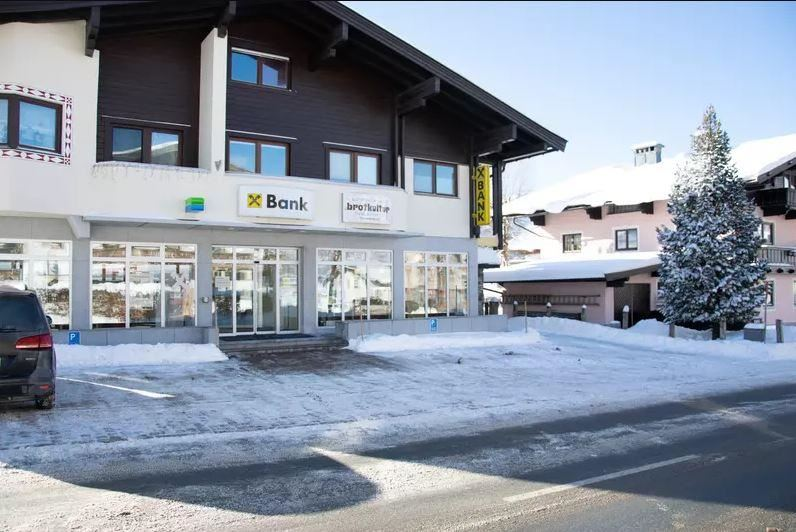
#> input picture digital_image_processing/notebooks/bank.jpeg, 796 x 532 px, found by its file name
$ jupyter execute spatial_filter.ipynb
#> lines starting #> are read from the running program, lines starting #| are printed output that depends on the picture; after the words box and inside, x2 and y2 are one past the last pixel; in counts of white or black regions, pixels touching at a corner belong together
<a href="https://colab.research.google.com/github/leinaxd/NOTES/blob/main/digital_image_processing/notebooks/spatial_filter.ipynb" target="_parent"></a>

[cell 1]
import matplotlib.pyplot as plt
import numpy as np
import urllib.request

[cell 2]
url = "https://github.com/leinaxd/NOTES/raw/main/digital_image_processing/notebooks/bank.jpeg"
with urllib.request.urlopen(url) as url:
    img = plt.imread(url, format='jpg')
#> img is the input picture: shape (532, 796, 3); mean R, G, B 137.7, 146.9, 160.7
plt.imshow(img)
plt.axis('off')

print(img.shape)
#| (532, 796, 3)

[cell 3]
r_mask = img[:, :, 0]
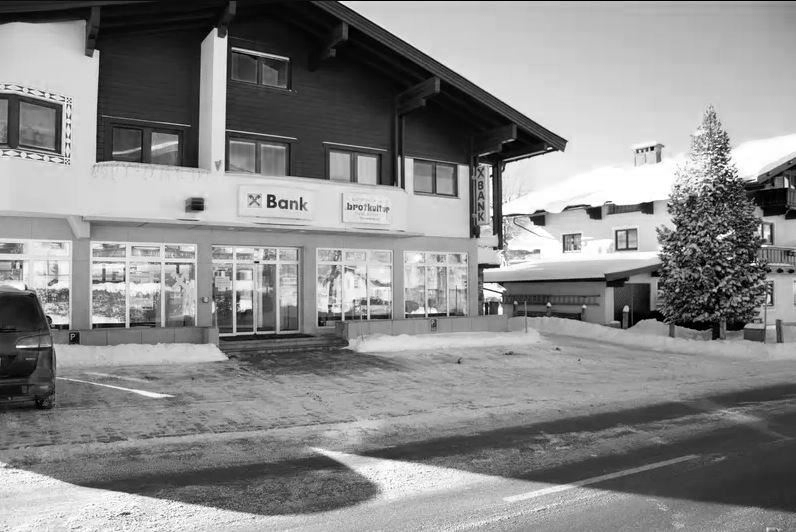
#> r_mask: shape (532, 796); min 0, max 255, mean 137.7
g_mask = img[:, :, 1]
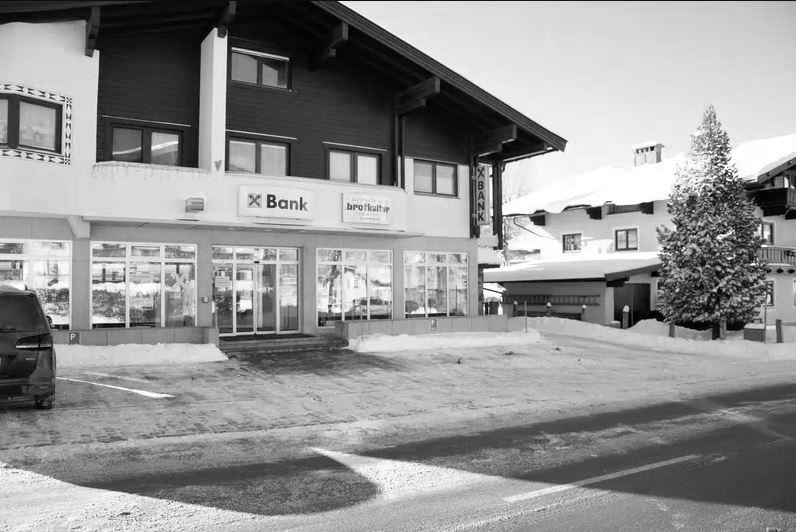
#> g_mask: shape (532, 796); min 0, max 255, mean 146.9
b_mask = img[:, :, 2]
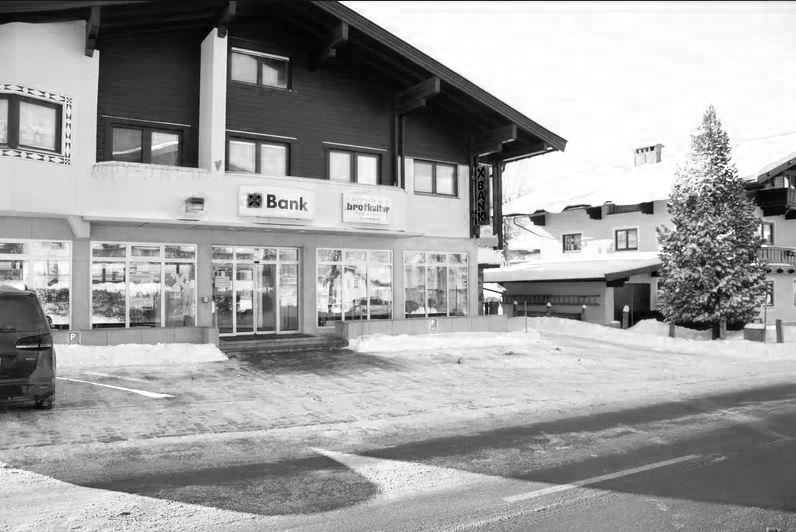
#> b_mask: shape (532, 796); min 0, max 255, mean 160.7

#turn image to gray
g_img = r_mask*0.2989 + g_mask*0.5870 + b_mask*0.1140 #gray
u_img = np.uint8(g_img) #unsigned

Apply filter

[cell 4]
F1 = np.array([[0, 0, 0], [0, 1, 0], [0, 0, 0]]) #Identity
F2 = np.array([[-1, -1, -1], [-1, 8, -1], [-1, -1, -1]]) #Edge detection
F3 = 1/9*np.array([[1, 1, 1], [1, 1, 1], [1, 1, 1]]) #Box blur
F4 = np.array([[0, -1, 0], [-1, 5, -1], [0, -1, 0]]) #Sharpen kernell
F5 = 1/256*np.array([[1, 4, 6, 4, 1], [4, 16, 24, 16, 4], [6, 24, 36, 24, 6], [4, 16, 24, 16, 4], [1, 4, 6, 4, 1]]) #Gaussian Filter

[cell 5]
import cv2
# F=F1
# F=F2
F=F3
# F=F4
# F=F5
new_img = cv2.filter2D(u_img, ddepth=-1, kernel=F)

plt.imshow(new_img, cmap='gray')
plt.axis('off');

AVG filltering & Threshold

[cell 6]
import cv2
F = np.ones((15,15))/225

new_img = cv2.filter2D(u_img, ddepth=-1, kernel=F)
plt.imshow(new_img, cmap='gray')
plt.axis('off');
plt.figure()
new_img = new_img > 150
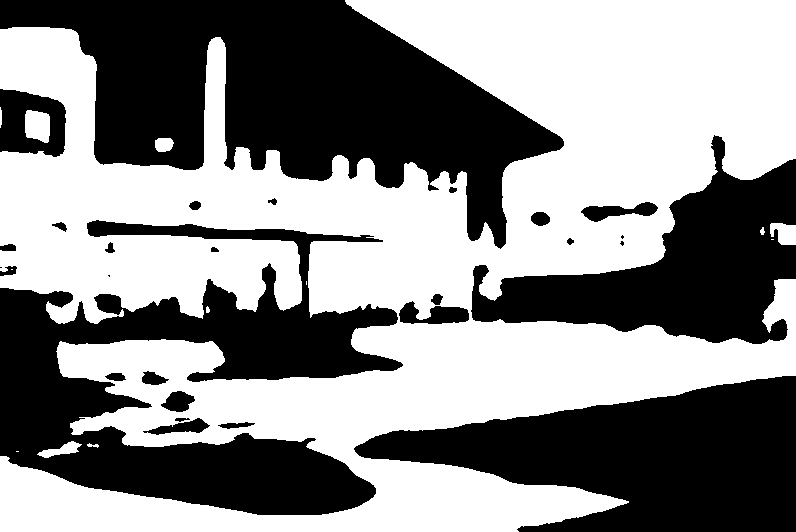
#> new_img: shape (532, 796) bool; 54.2% white; 28 black regions (4 under 20 px), largest, box (x1, y1, x2, y2) and area: (0, 0, 564, 249) 65550, (0, 220, 403, 515) 51721, (354, 376, 796, 532) 40683
plt.imshow(new_img, cmap='gray')
plt.axis('off');

Dif filtering & Threshold

[cell 7]
import cv2
F = np.array([[0, 1, 0], [1, -4, 1], [0, 1, 0]])

new_img = cv2.filter2D(u_img, ddepth=-1, kernel=F)
plt.imshow(new_img, cmap='gray')
plt.axis('off');
plt.figure()
new_img = new_img > 30
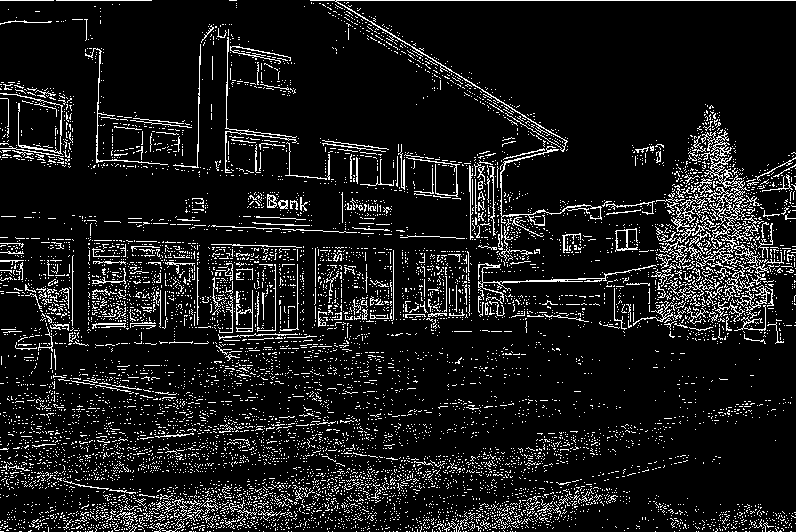
#> new_img: shape (532, 796) bool; 9.9% white in thin lines or dots
plt.imshow(new_img, cmap='gray')
plt.axis('off');

Enhance/sharpen

[cell 8]
import cv2
F = np.array([[0,0,0],[0,1,0],[0,0,0]]) - np.array([[0, 1, 0], [1, -4, 1], [0, 1, 0]])

new_img = cv2.filter2D(u_img, ddepth=-1, kernel=F)
plt.imshow(u_img, cmap='gray')
plt.axis('off');
plt.figure()
# new_img = new_img > 30
plt.imshow(new_img, cmap='gray')
plt.axis('off');

High pass filter

[cell 9]
import cv2
kernel_size = 3
F_id = np.array([[0,0,0],[0,1,0],[0,0,0]])
F_lp = np.ones((kernel_size,kernel_size))*1/kernel_size**2
F_hp = F_id - F_lp
# np.array([[0, 1, 0], [1, -4, 1], [0, 1, 0]])

new_img = cv2.filter2D(u_img, ddepth=-1, kernel=F_id)
plt.imshow(new_img, cmap='gray')
plt.title('id')
plt.axis('off');
plt.figure()
new_img = cv2.filter2D(u_img, ddepth=-1, kernel=F_lp)
plt.imshow(new_img, cmap='gray')
plt.title('low pass')
plt.axis('off');
plt.figure()
new_img = cv2.filter2D(u_img, ddepth=-1, kernel=F_hp)
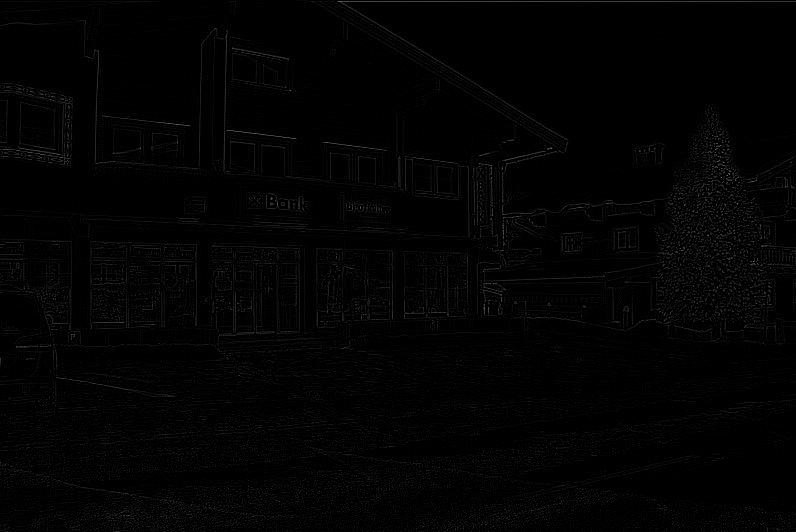
#> new_img: shape (532, 796); min 0, max 122, mean 2.8
plt.imshow(new_img, cmap='gray')
plt.title('high pass')
plt.axis('off');

Unsharp masking

[cell 10]
import cv2
kernel_size = 3
F_id = np.array([[0,0,0],[0,1,0],[0,0,0]])
F_lp = np.ones((kernel_size,kernel_size))*1/kernel_size**2
F_hp = F_id - F_lp
k = 10
F = F_id + k*F_hp

plt.figure(figsize=(15,10))
plt.subplot(1,2,1)
plt.imshow(u_img, cmap='gray')
plt.title('id')
plt.axis('off');
plt.subplot(1,2,2)
new_img = cv2.filter2D(u_img, ddepth=-1, kernel=F)
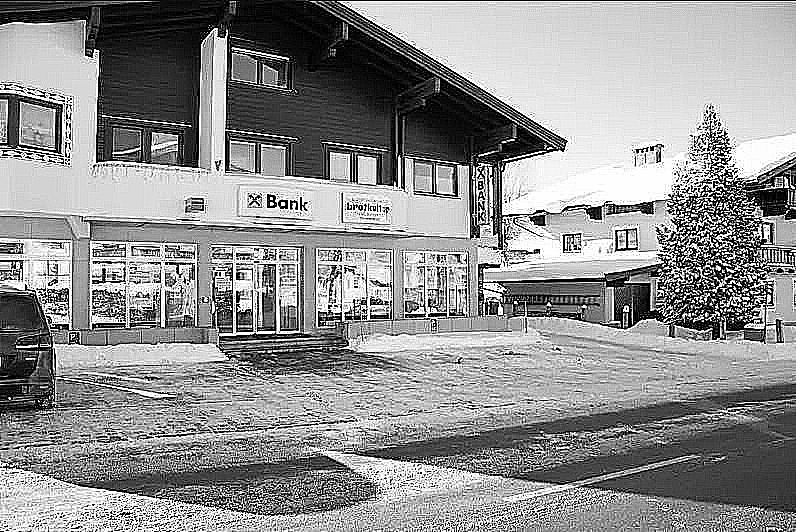
#> new_img: shape (532, 796); min 0, max 255, mean 144
plt.imshow(new_img, cmap='gray')
plt.title(f'unsharp k={k}')
plt.axis('off');

Sobel Filter

[cell 11]
import cv2
F_h = np.array([[-1,-2,-1],[0,0,0],[1,2,1]])
F_v = np.array([[-1,0,1],[-2,0,2],[-1,0,1]])

plt.figure(figsize=(15,10))
plt.subplot(1,2,1)
new_img = cv2.filter2D(u_img, ddepth=-1, kernel=F_h)
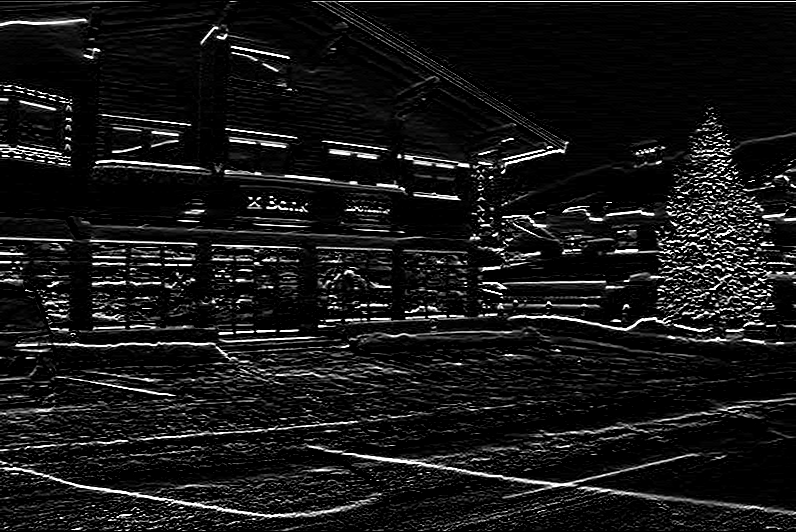
#> new_img: shape (532, 796); min 0, max 255, mean 23.1
plt.imshow(new_img, cmap='gray')
plt.title('sobel horizontal')
plt.axis('off');
plt.subplot(1,2,2)
new_img = cv2.filter2D(u_img, ddepth=-1, kernel=F_v)
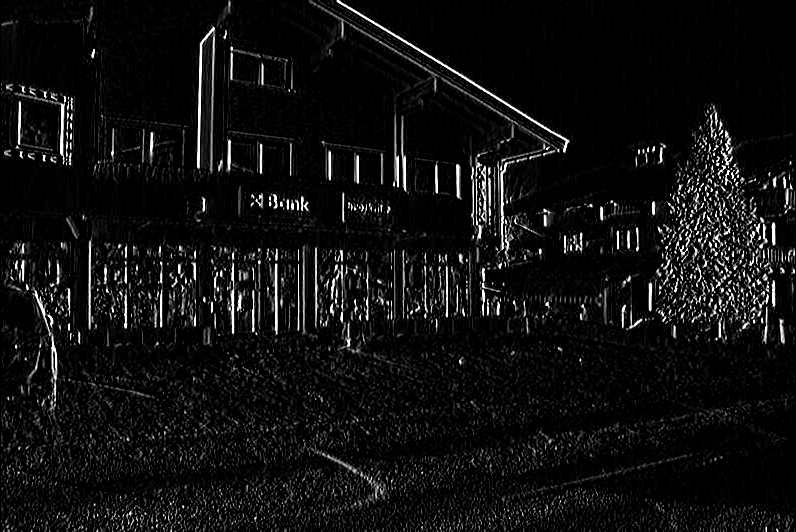
#> new_img: shape (532, 796); min 0, max 255, mean 15.9
plt.imshow(new_img, cmap='gray')
plt.title(f'sobel vertical')
plt.axis('off');

# Non linear filters

Median filter

[cell 12]
import cv2
size = 5

plt.figure(figsize=(15,10))
plt.subplot(1,2,1)
plt.imshow(u_img, cmap='gray')
plt.title('id')
plt.axis('off');
plt.ylim([500, 300])
plt.xlim([300, 500])
plt.subplot(1,2,2)
new_img = cv2.medianBlur(u_img, size)
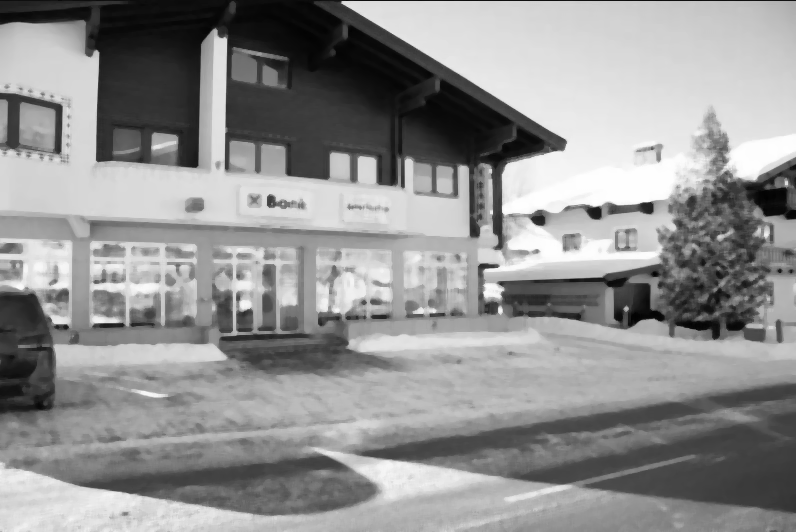
#> new_img: shape (532, 796); min 2, max 254, mean 145.5
plt.imshow(new_img, cmap='gray')
plt.title(f'median filter')
plt.ylim([500, 300])
plt.xlim([300, 500])
plt.axis('off');
